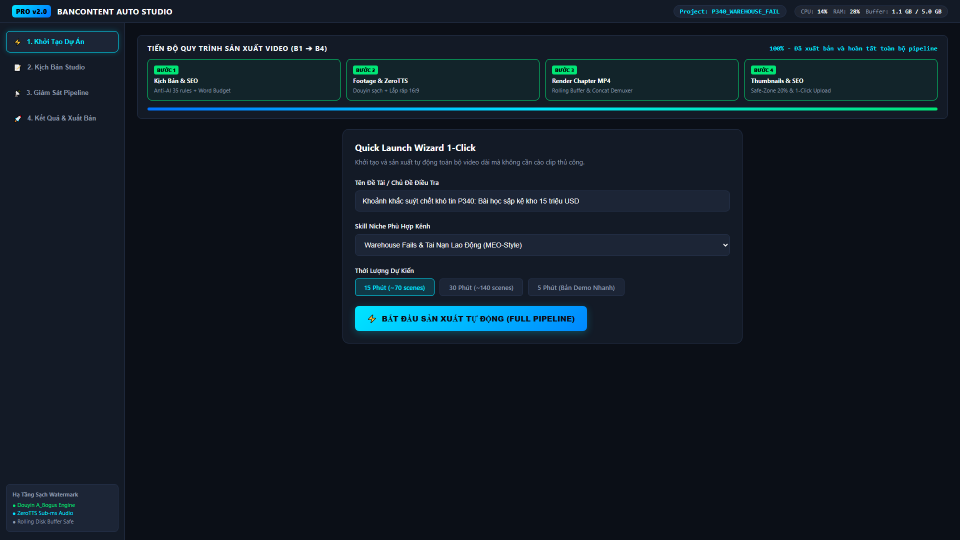
#> input picture project/evidence/ui-01-wizard.png, 1920 x 1080 px (shown at 1/2 size)
$ python -i visual_inspector.py   (imports and definitions only)   (older library calls are emulated)
#> lines starting #> are read from the running program, lines starting #| are printed output that depends on the picture; after the words box and inside, x2 and y2 are one past the last pixel; in counts of white or black regions, pixels touching at a corner belong together
#> further down, picture is the input picture: shape (1080, 1920, 3); mean B, G, R 36.9, 26.7, 16.4
"""
Visual Quality Inspector (AI-DLC Visual Verification & Artifact Quality Gate).
Performs zero-hardcode computer vision inspection on raw footage and assembled scenes:
- Detects burned-in open captions & lower-third text in the subtitle region using morphological geometry and stroke transitions.
- Detects flat computer screens, slides, and UI recordings (Facebook, browser windows) using color histogram entropy.
- Detects black/blank/empty video streams using luminance distribution.
- Detects static watermark / station logos in corners using temporal edge invariance.
- Finds clean time offsets within a video or flags tainted videos for automatic fallback.
"""

from __future__ import annotations

import logging
import subprocess
import sys
from dataclasses import dataclass, field
from pathlib import Path
from typing import Any, Dict, List, Optional, Tuple

import cv2
import numpy as np

logger = logging.getLogger(__name__)


@dataclass
class VisualInspectionResult:
    """Detailed visual quality assessment report for a frame or video segment."""
    is_clean: bool
    is_black: bool = False
    is_ui_screen: bool = False
    has_subtitles: bool = False
    has_watermark: bool = False
    defects: List[str] = field(default_factory=list)
    details: Dict[str, Any] = field(default_factory=dict)


class VisualQualityInspector:
    """
    Automated Computer Vision quality gate for footage sourcing and scene assembly.
    Operates strictly on pixel distributions, morphological geometry, and temporal invariants
    with zero hardcoded keyword blacklists.
    """

    BLUR_THRESHOLD = 35.0  # median variance-of-Laplacian at 640px width (ADR-021)

    # [8 lines left out: function laplacian_sharpness, not called in this run]

    @staticmethod
    def inspect_frame(img: np.ndarray) -> VisualInspectionResult:
        """
        Inspect a single video frame for visual defects:
        1. Pitch black / unlit frames.
        2. Flat UI screens / computer desktop / slide captures.
        3. Burned-in subtitles or lower-third text banners.
        """
        if img is None or img.size == 0:
            return VisualInspectionResult(
                is_clean=False,
                is_black=True,
                defects=["empty_or_null_frame"],
            )

        h, w, c = img.shape
#> h = 1080; w = 1920; c = 3
        gray = cv2.cvtColor(img, cv2.COLOR_BGR2GRAY)
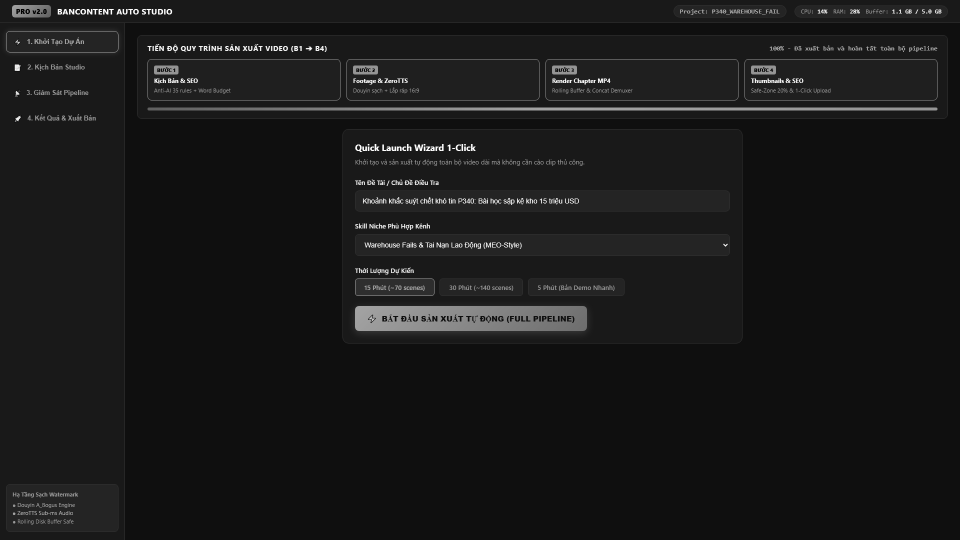
#> gray: shape (1080, 1920) (shown at 1/2 size); min 0, max 255, mean 24.8

        defects: List[str] = []
        details: Dict[str, Any] = {}

        # 1. Black / unlit frame detection
        mean_lum = float(gray.mean())
#> mean_lum = 24.84
        std_lum = float(gray.std())
#> std_lum = 25.01
        details["mean_luminance"] = mean_lum
        details["std_luminance"] = std_lum
        is_black = mean_lum < 15.0 or (mean_lum < 25.0 and std_lum < 8.0)
#> is_black = False
        if is_black:
            defects.append("black_or_unlit_frame")

        # 2. UI / Flat screen capture detection (Facebook, browser, presentation slides)
        # Natural videos have rich continuous tonal gradients. Computer screens have large monochromatic blocks.
        hist = cv2.calcHist([gray], [0], None, [32], [0, 256])
#> hist = 32 values, max 1112811 at index 1, min 67 at index 23, mean 64800
        max_bin_ratio = float(hist.max() / (hist.sum() + 1e-6))
#> max_bin_ratio = 0.537
        details["max_color_bin_ratio"] = max_bin_ratio
        is_ui = max_bin_ratio > 0.48
#> is_ui = True
        if is_ui:
            defects.append(f"ui_or_screen_capture(bin={max_bin_ratio:.2f})")

        # 3. Burned-in Subtitle & Lower-Third text detection in bottom 26% of frame
        bot_y1 = int(h * 0.74)
#> bot_y1 = 799
        bot_y2 = int(h * 0.97)
#> bot_y2 = 1047
        bot_x1 = int(w * 0.08)
#> bot_x1 = 153
        bot_x2 = int(w * 0.92)
#> bot_x2 = 1766
        bot_region = gray[bot_y1:bot_y2, bot_x1:bot_x2]
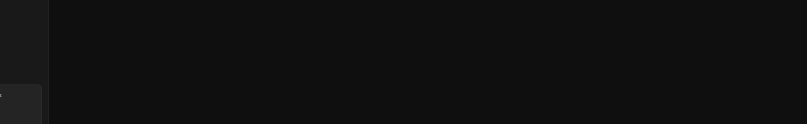
#> bot_region: shape (248, 1613) (shown at 1/2 size); min 15, max 154, mean 15.8

        # Filter bright text characters (> 205 luminance)
        _, bright_bin = cv2.threshold(bot_region, 205, 255, cv2.THRESH_BINARY)
#> bright_bin: shape (248, 1613); every value is 0
        edges = cv2.Canny(bot_region, 60, 160)
#> edges: shape (248, 1613); 0% white in thin lines or dots, all inside (x1, y1, x2, y2) = (0, 187, 3, 195)
        edges_on_bright = cv2.bitwise_and(edges, bright_bin)

        # Horizontal morphological closing: merges letter strokes of a word
        kernel = cv2.getStructuringElement(cv2.MORPH_RECT, (24, 3))
        connected = cv2.morphologyEx(edges_on_bright, cv2.MORPH_CLOSE, kernel)

        contours, _ = cv2.findContours(connected, cv2.RETR_EXTERNAL, cv2.CHAIN_APPROX_SIMPLE)
#> contours = []
        raw_boxes: List[Tuple[int, int, int, int, int, float]] = []

        for cnt in contours:
            x, y, cw, ch = cv2.boundingRect(cnt)
            aspect_ratio = cw / float(ch + 1e-5)
            abs_x = bot_x1 + x
            center_dist = abs((abs_x + cw / 2.0) - (w / 2.0)) / float(w)

            # Subtitles have characters between 8px and 45px tall, aspect ratio >= 2.0, centered horizontally
            if cw >= 50 and 8 <= ch <= 45 and aspect_ratio >= 2.0 and center_dist <= 0.20:
                roi = bright_bin[y : y + ch, x : x + cw]
                diffs = np.abs(np.diff(roi.astype(int), axis=1))
                transitions = (diffs > 0).sum(axis=1)
                if (transitions > 0).any():
                    max_trans = int(transitions.max())
                    mean_trans = float(transitions[transitions > 0].mean())
                    raw_boxes.append((x, y, cw, ch, max_trans, mean_trans))
#> this loop made 0 passes
#> after the loop, raw_boxes = []

        # Evaluate candidate boxes:
        # Multiple boxes (typical sentence/phrase) require stroke crossings across letters
        # A single solitary box requires higher width and stroke crossing evidence
        if len(raw_boxes) >= 2:
            valid_boxes = [b for b in raw_boxes if b[4] >= 6 and b[5] >= 3.0]
            has_subtitles = len(valid_boxes) >= 2
        elif len(raw_boxes) == 1:
            b = raw_boxes[0]
            has_subtitles = b[2] >= 90 and b[4] >= 10 and b[5] >= 4.0
            valid_boxes = [b] if has_subtitles else []
        else:
            has_subtitles = False
            valid_boxes = []

        details["text_box_count"] = len(valid_boxes)
        if has_subtitles:
            defects.append(f"burned_in_subtitles({len(valid_boxes)}_text_boxes)")

        is_clean = len(defects) == 0
#> is_clean = False
        return VisualInspectionResult(
            is_clean=is_clean,
            is_black=is_black,
            is_ui_screen=is_ui,
            has_subtitles=has_subtitles,
            defects=defects,
            details=details,
        )

    # [195 lines left out: functions _extract_frame, inspect_video_segment, find_clean_segment, not called in this run]

>>> import cv2
>>> picture = cv2.imread('../../../project/evidence/ui-01-wizard.png')
>>> result = VisualQualityInspector().inspect_frame(picture)

$ run again, on project/evidence/ui-02-script-inspector.png
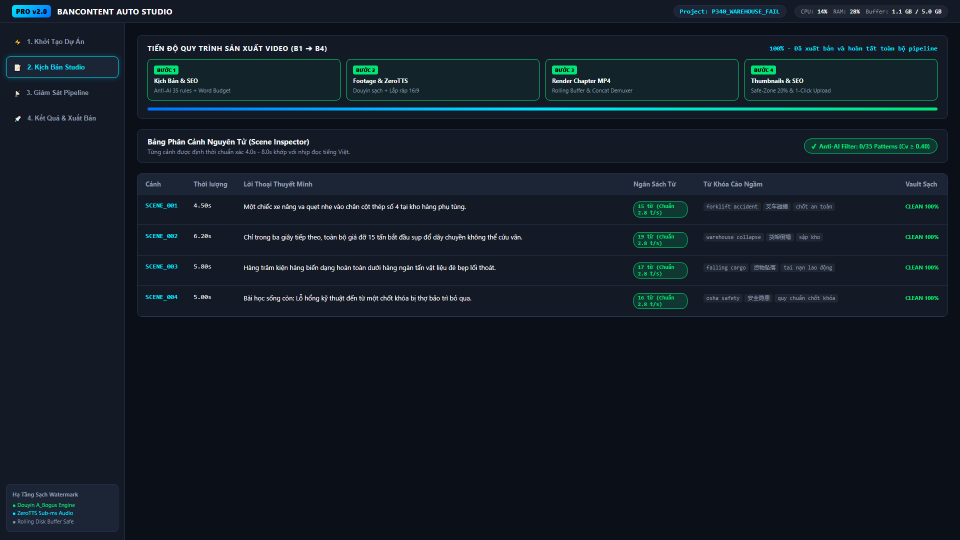
#> input picture project/evidence/ui-02-script-inspector.png, 1920 x 1080 px (shown at 1/2 size)
#> picture is the input picture: shape (1080, 1920, 3); mean B, G, R 37.2, 27.6, 18.1
#> in inspect_frame, `gray = cv2.cvtColor(img, cv2.COLOR_BGR2GRAY)`:
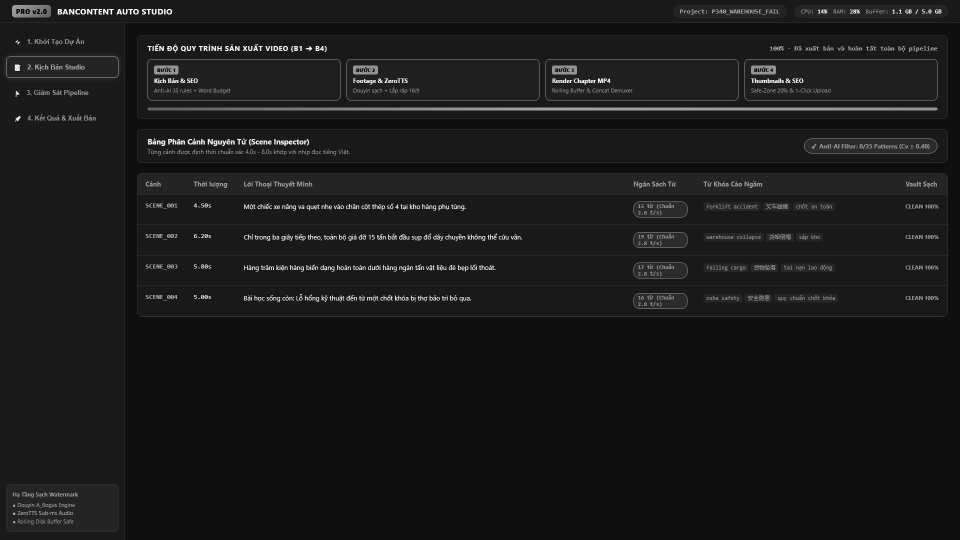
#> gray: shape (1080, 1920) (shown at 1/2 size); min 0, max 255, mean 25.9
#> mean_lum = 25.86
#> std_lum = 24.42
#> is_black = False
#> hist = 32 values, max 974879 at index 3, min 39 at index 23, mean 64800
#> max_bin_ratio = 0.47
#> is_ui = False
#> bright_bin: shape (248, 1613); every value is 0
#> edges: shape (248, 1613); 0% white in thin lines or dots, all inside (x1, y1, x2, y2) = (0, 187, 3, 195)
#> contours = []

$ run again, on project/evidence/ui-04-publishing-hub.png
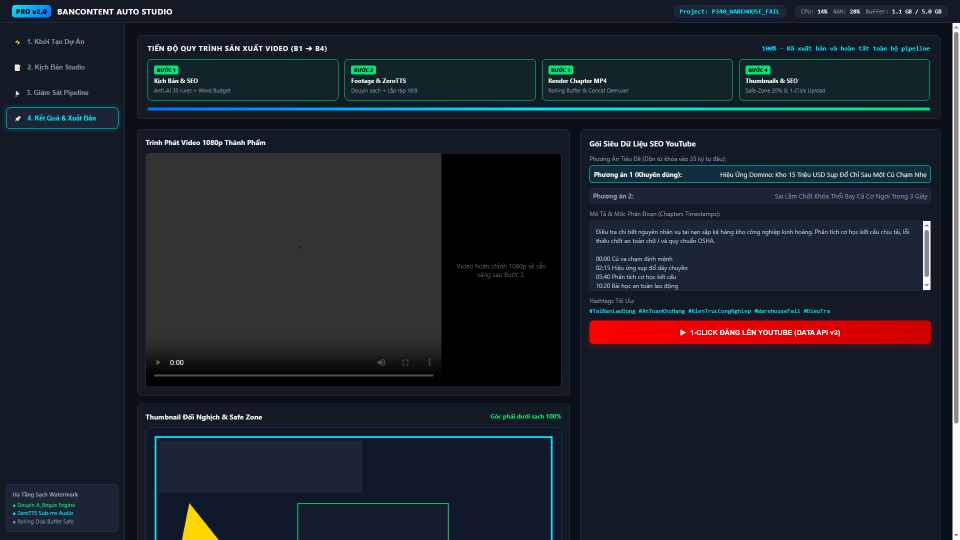
#> input picture project/evidence/ui-04-publishing-hub.png, 1920 x 1080 px (shown at 1/2 size)
#> picture is the input picture: shape (1080, 1920, 3); mean B, G, R 43.7, 34.4, 28.6
#> mean_lum = 33.62
#> std_lum = 31.54
#> is_black = False
#> hist = 32 values, max 1083113 at index 3, min 349 at index 23, mean 64800
#> max_bin_ratio = 0.522
#> is_ui = True
#> in inspect_frame, `_, bright_bin = cv2.threshold(bot_region, 205, 255, cv2.THRESH_BINARY)`:
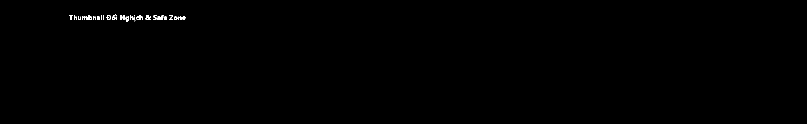
#> bright_bin: shape (248, 1613) (shown at 1/2 size); 0.23% white in thin lines or dots, all inside (x1, y1, x2, y2) = (138, 29, 371, 43)
#> edges: shape (248, 1613); 1.2% white in thin lines or dots, all inside (x1, y1, x2, y2) = (0, 28, 970, 248)
#> in inspect_frame, `connected = cv2.morphologyEx(edges_on_bright, cv2.MORPH_CLOSE, kernel)`:
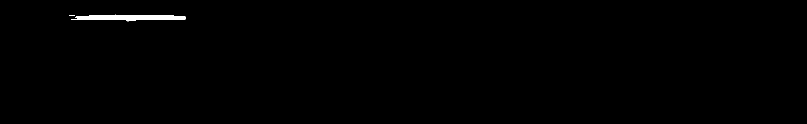
#> connected: shape (248, 1613) (shown at 1/2 size); 0.53% white; 2 white regions
#> contours = 2 contours, 1 with area under 20; largest, box (x1, y1, x2, y2) and area: (142, 29, 372, 43) 1848
#> the loop in inspect_frame, `for cnt in contours:` made 2 passes
#> (cnt, x, y, cw, ch, aspect_ratio, abs_x, center_dist) on pass 1: ([[139, 30], [139, 31], [149, 31], [149, 30]], 139, 30, 11, 2, 5.5, 292, 0.345)
#> after the loop in inspect_frame, `for cnt in contours:`: raw_boxes = []
#> is_clean = False
